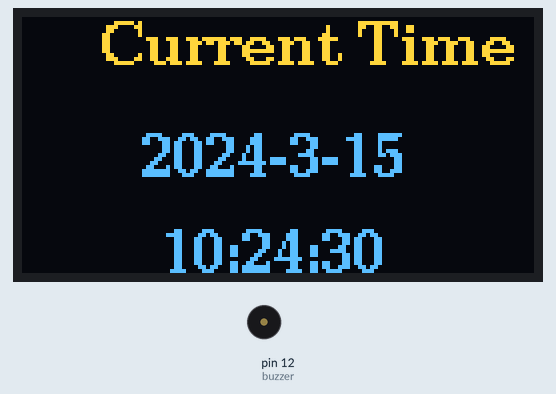
Simulated run of this sketch. Board: Arduino Uno, built with avr-gcc and run on an emulated ATmega328P. On the bench: 128×64 one-colour display, buzzer (waves = sounding, pin HIGH). The OLED is the two-colour kind (top 16 rows yellow); the local clock reads 2024-03-15 10:24:30 at power-on unless the sketch sets it.

Above: at 0.5 s.
At 7.5 s:
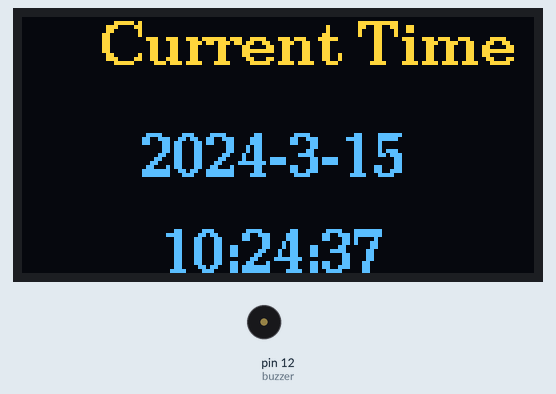
At 15.5 s:
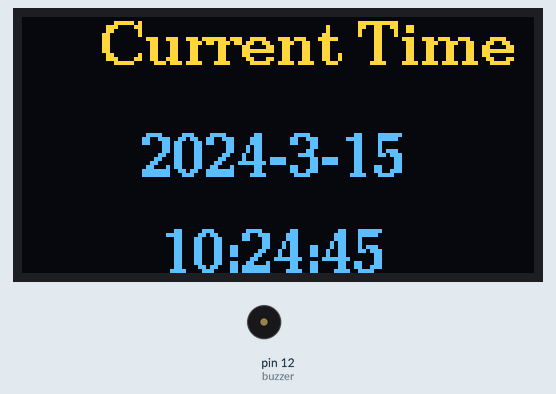
At 23.5 s:
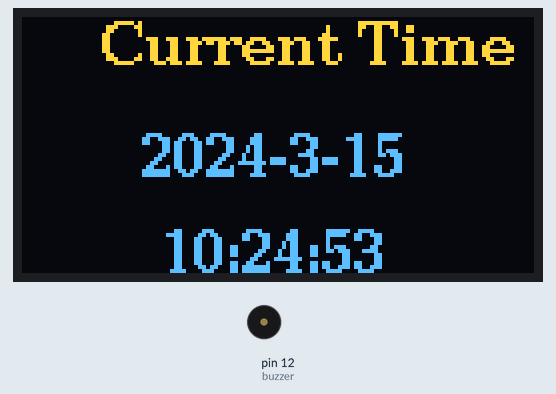
At 30.6 s:
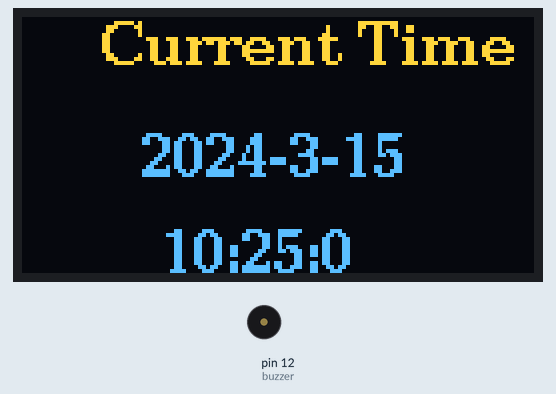
At 35.5 s:
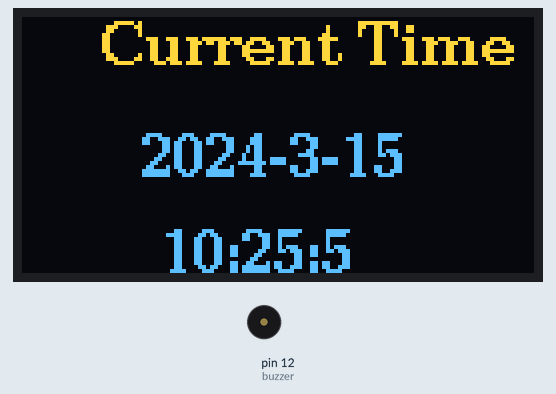

Measured:
- what the display in image 0 shows lasts 1.4 s, from 0.5 s to 1.9 s
- what the display in image 4 shows lasts 1.4 s, from 30.5 s to 31.9 s

The sketch:

alarm_version3.ino
```cpp
/* This the Third Version of the clock, which makes me really excited.For the first time , I did a project which really like a real clock.
   It can show the real time, it can set the alarm and stop it.
   For the last 2 Versions which is in other file. I realized the function of setting and getting the time in DS3231 and set the alarm.
   But there are some problems between and <Wire.h> and <U8g2lib.h>. Once you write the sentence of 'Wire.begin()' in the setup(), the sda would be blocked and the
   screen would stop and can not show any changes anymore.
   Problem GitHub Refference:https://github.com/olikraus/u8g2/discussions/2422
   So in the thired version, I use the RTClib.h instead of DS3231.h.
   Hoping add more functions in the future.
   ---2024/11/17 00.10.28
   Version 4:add the birthday picture while the alarm working and change the Ringtones to the "Happy Birthday" --2024/11/17
*/
#include "RTClib.h"

#include "pitches.h"

#include <Arduino.h>
#include <U8g2lib.h>

#ifdef U8X8_HAVE_HW_SPI
#include <SPI.h>
#endif
#ifdef U8X8_HAVE_HW_I2C
#include <Wire.h>
#endif

// create the instance of RTC  and U8g2
RTC_DS3231 rtc;
//U8G2_SH1106_128X64_NONAME_1_HW_I2C u8g2(U8G2_R0, /* reset=*/ U8X8_PIN_NONE);
U8G2_SSD1306_128X64_NONAME_1_HW_I2C u8g2(U8G2_R0, /* reset=*/ U8X8_PIN_NONE);
//U8G2_SSD1306_128X64_NONAME_1_SW_I2C u8g2(U8G2_R0, /* clock=*/ SCL, /* data=*/ SDA, /* reset=*/ U8X8_PIN_NONE);
//set pin 12 as the output to control the buzzer
int buzzer = 12;
//set pin13 as the input of button signal
int button = 13;
int buttone_state =1;
//set specific time
int set_Hour = 21;
int set_Minute =51;
//set alarm lock to avoid the buzzer ring again once the button is pressed
int alarm_lock = 0;
// Generally, you should use "unsigned long" for variables that hold time
// The value will quickly become too large for an int to store
unsigned long previousMillis = 0;  // will store last time LED was updated
unsigned long currentMillis = 0;
// constants won't change:

int buzzer_state = 1000;

//const long interval = 1000;  // interval at which to blink (milliseconds)

// constants won't change:
//const long interval = 1000;  // interval at which to blink (milliseconds)

int melody[] = {
  NOTE_C4, NOTE_C4,
  NOTE_D4, NOTE_C4, NOTE_F4,
  NOTE_E4, NOTE_C4, NOTE_C4,
  NOTE_D4, NOTE_C4, NOTE_G4,
  NOTE_F4, NOTE_C4, NOTE_C4,

  NOTE_C5, NOTE_A4, NOTE_F4,
  NOTE_E4, NOTE_D4, NOTE_AS4, NOTE_AS4,
  NOTE_A4, NOTE_F4, NOTE_G4,
  NOTE_F4
};

int durations[] = {
  4, 8,
  4, 4, 4,
  2, 4, 8,
  4, 4, 4,
  2, 4, 8,

  4, 4, 4,
  4, 4, 4, 8,
  4, 4, 4,
  2
};


int real_hour;
int real_minute;

static const unsigned char u8g2_logo_97x51_bits[] U8X8_PROGMEM = {
0x00,0x00,0x00,0x00,0x00,0x00,0x00,0x00,0x00,0x00,0x00,0x00,0x00,0x00,0x00,0x00,
0x00,0x00,0x00,0x00,0x00,0x00,0x00,0x18,0x00,0x00,0x00,0x80,0xC6,0x27,0x81,0x01,
0x14,0x00,0x00,0x00,0x80,0x4F,0xA4,0x67,0x00,0x22,0x00,0x00,0x00,0xC0,0x46,0x74,
0xA5,0x01,0x21,0x00,0x00,0x00,0x40,0xCF,0xA7,0xEF,0x83,0x7F,0x00,0x00,0x00,0x00,
0x46,0x24,0x83,0xC1,0x7F,0x00,0x00,0x00,0x80,0xDF,0xA7,0xA4,0x25,0x80,0x00,0x00,
0x00,0x00,0x00,0x00,0x00,0x10,0x80,0x00,0x00,0x00,0x00,0x00,0x00,0x00,0xF8,0xFF,
0x01,0x00,0x00,0x00,0x00,0x00,0x00,0xFC,0xFF,0x01,0x00,0x00,0x00,0x00,0x00,0x00,
0x02,0x00,0x02,0x00,0x00,0x00,0x00,0x80,0x3F,0x81,0x3F,0x02,0x00,0x00,0x00,0x00,
0xE0,0xC0,0xE0,0x7F,0x04,0x00,0x00,0x00,0x00,0x70,0x80,0x73,0xC0,0x05,0x00,0x00,
0x00,0x00,0x30,0x00,0x1F,0x80,0x09,0x00,0x00,0x00,0x00,0x18,0x00,0x0E,0x00,0x0B,
0x00,0x00,0x00,0x00,0x08,0x0C,0x0C,0x00,0x16,0x00,0x00,0x00,0x00,0x0C,0x1E,0x04,
0x03,0x16,0x00,0x00,0x00,0x00,0x0C,0x3E,0x86,0x07,0x24,0x00,0x00,0x00,0xF8,0x0F,
0x3E,0x86,0x07,0x64,0x00,0x00,0x00,0xBE,0x0F,0x1E,0x86,0x07,0x44,0x0F,0x00,0x00,
0x07,0x0C,0x08,0x84,0x07,0xFC,0x0F,0x00,0x00,0x03,0x0C,0x00,0x06,0x00,0xE6,0x0F,
0x00,0x80,0x01,0x18,0x00,0x0E,0x00,0x86,0x0F,0x00,0x80,0x01,0x38,0x00,0x0F,0x00,
0x03,0x0E,0x00,0x80,0x01,0x70,0x80,0x1B,0x80,0x01,0x0C,0x00,0x80,0x01,0xE0,0xF3,
0x71,0xE0,0x00,0x78,0x00,0x80,0x01,0x80,0x7F,0xE0,0x7F,0x00,0xF8,0x01,0x80,0x01,
0x00,0x00,0x80,0x1F,0x00,0xF0,0x01,0x80,0x01,0x00,0x00,0x00,0x00,0x00,0xF0,0x01,
0x00,0x01,0x00,0x00,0x00,0x00,0x03,0xE0,0x00,0x00,0x03,0x00,0x00,0x00,0x00,0x03,
0x60,0x00,0x00,0x03,0x00,0x00,0x00,0x00,0x01,0x60,0x00,0x00,0x06,0x00,0x00,0x00,
0x00,0x01,0x60,0x00,0x00,0x0C,0x00,0x01,0x00,0x00,0x01,0x60,0x00,0x00,0x1C,0x80,
0x02,0x00,0x00,0x01,0xE0,0x00,0x00,0x38,0x40,0x04,0x00,0x80,0x03,0xE0,0x00,0x00,
0x70,0x20,0x08,0x00,0xC0,0x03,0xF0,0x01,0x00,0xC0,0x61,0x0C,0x00,0xF0,0x06,0xF0,
0x01,0x00,0x80,0x7F,0x3C,0x00,0x3E,0x1C,0xF0,0x00,0x00,0x00,0x82,0x63,0xE0,0x0F,
0x18,0x78,0x00,0x00,0x80,0xB1,0xDB,0xFF,0x01,0x00,0x1C,0x00,0x00,0xC0,0x80,0x83,
0x1F,0x00,0x00,0x0C,0x00,0x00,0x60,0x86,0x63,0x01,0x00,0x00,0x0E,0x00,0x00,0x20,
0x80,0x03,0x03,0x00,0x00,0x07,0x00,0x00,0x60,0x00,0x00,0x03,0x00,0x00,0x03,0x00,
0x00,0xE0,0x00,0x80,0x03,0x00,0x00,0x03,0x00,0x00,0xA0,0x19,0xCE,0x02,0x00,0x00,
0x02,0x00,0x00,0x30,0x03,0x60,0x02,0x00,0x00,0x1E,0x00,0x00,0x78,0xFE,0xBF,0xFF,
0x00,0x00,0x1E,0x00,0x00,0xC8,0x00,0x80,0xF1,0x03,0x00,0x1C,0x00,0x00,0x88,0x01,
0xC0,0x00,0x03,0x00,0x0C,0x00,0x00,0x98,0xFF,0xFF,0x00,0x00,0x00,0x0C,0x00,0x00,
0x90,0x20,0x80,0x01,0x00,0x00,0xF8,0x00,0x00,0xF0,0x21,0xC0,0x01,0x00,0x00,0xF0,
0x00,0x00,0x40,0x20,0x00,0x03,0x00,0x00,0x70,0x00,0x00,0x00,0x20,0x00,0x07,0x00,
0x00,0x60,0x00,0x00,0x00,0x20,0x00,0x1E,0x00,0x00,0xC0,0x00,0x00,0x00,0x20,0x00,
0x18,0x00,0x00,0x80,0x03,0x00,0x00,0x20,0x00,0x00,0x00,0x00,0x00,0x02,0x00,0x00,
0x60,0x00,0x00,0x00,0x00,0x00,0x01,0x00,0x00,0x00,0x00,0x00,0x00,0x00,0x00,0x00,/*"C:\Users\pc\Desktop\生日快乐.bmp",0*/


 };

void alarm();
void setup() {
  Serial.begin(9600);

  //initialize the RTC
  if (! rtc.begin()) { // if failed then
    Serial.println("Couldn't find RTC");
    Serial.flush();
    abort();  // stop the procedure
  }
  pinMode(buzzer, OUTPUT);
  pinMode(button, INPUT);
  // initialize the u8g2
  u8g2.begin();
}

void loop() {

  // get time. For the first time you use the DS3231, you should set_time first, reference of the example of RCT_lib Library
  DateTime now = rtc.now();

  u8g2.setFont(u8g2_font_ncenB10_tr);  //  set the Font
  u8g2.setFontDirection(0);
  u8g2.firstPage();

  // first page/next page
  do {
    u8g2.setCursor(20, 12);
    u8g2.print("Current Time");
    u8g2.setCursor(30, 40);
    u8g2.print(now.year());
    u8g2.print("-");
    u8g2.print(now.month());
    u8g2.print("-");
    u8g2.print(now.day());

    u8g2.print(" ");

    u8g2.setCursor(35, 64);
    u8g2.print(now.hour());
    u8g2.print(":");
    u8g2.print(now.minute());
    u8g2.print(":");
    u8g2.print(now.second());
  } while ( u8g2.nextPage() );

  delay(20);
  real_hour = int(now.hour());
  real_minute = int(now.minute());
  if(real_hour == set_Hour && real_minute==set_Minute && alarm_lock==0)
  {
    alarm_lock = 1;
    alarm();

    //delay(60000);
  }
  if(real_minute == (set_Minute+1)){
    alarm_lock = 0;
  }

}
void alarm(){

  while(buttone_state == 1){
    //buttone_state = digitalRead(button);
    /*
    currentMillis = millis();
    if (currentMillis - previousMillis >= 1000) {
    // save the last time you blinked the LED
    previousMillis = currentMillis;

    // if the buzzer frequence is 1000, changing to 0;
    if (buzzer_state == 1000) {
      buzzer_state = buzzer_state-1000;
      tone(buzzer,buzzer_state,1000);
      //noTone(buzzer); //Stop sound
    } else {
      buzzer_state = buzzer_state+1000;
      tone(buzzer,buzzer_state);
    }

    // set the buzzer with the buzzer_state of the variable:
    //tone(buzzer,buzzer_state);
    }
    */
    u8g2.firstPage();
  // first page/next page
  do {
      //u8g2.setCursor(20, 15);
      //u8g2.print("GET UP!!!");
      u8g2.setFont(u8g2_font_ncenB14_tr);
    //u8g2.setCursor(30,0);
      u8g2.drawXBMP(30,0, 69, 64, u8g2_logo_97x51_bits);
  } while ( u8g2.nextPage() );

  delay(20);
    /*
    tone(buzzer, 1000); //Send 1KHz sound signal
    delay(1000);
    noTone(buzzer); //Stop sound
    delay(1000);
    */
    int size = sizeof(durations) / sizeof(int);

  for (int note = 0; note < size; note++) {
    //to calculate the note duration, take one second divided by the note type.
    //e.g. quarter note = 1000 / 4, eighth note = 1000/8, etc.
    int duration = 1000 / durations[note];
    tone(buzzer, melody[note], duration);

    //to distinguish the notes, set a minimum time between them.
    //the note's duration + 30% seems to work well:
    int pauseBetweenNotes = duration * 1.30;
    delay(pauseBetweenNotes);

    //stop the tone playing:
    noTone(buzzer);
    buttone_state = digitalRead(button);
    if (buttone_state == 0) {
      break;
    }
  }
  }
  //Once the button is pressed, showing another kind of sound to remind the user.
  tone(12,3000,500);

}
```
